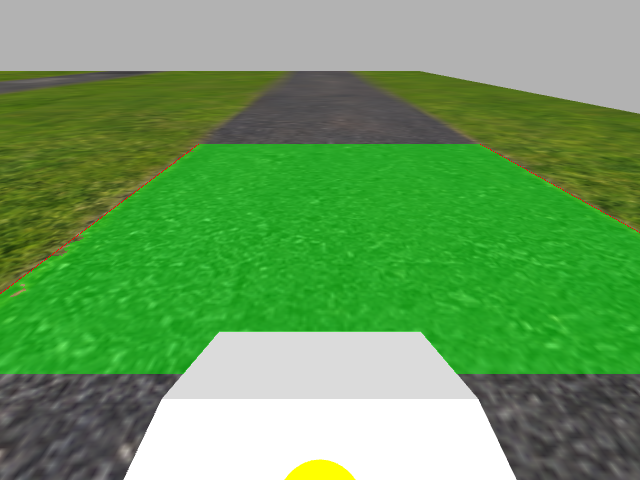
#> input picture fcv/test/frames/gazebo_camera_rgb8_001_detection.png, 640 x 480 px
$ python -i perception.py   (imports and definitions only)   (older library calls are emulated)
#> lines starting #> are read from the running program, lines starting #| are printed output that depends on the picture; after the words box and inside, x2 and y2 are one past the last pixel; in counts of white or black regions, pixels touching at a corner belong together
"""Serial Python implementation of the FCV traversability pipeline."""

from dataclasses import dataclass
import math

import cv2
import numpy as np


# Keep OpenCV kernels serial as required by this implementation.
# [1 line not run here, left out]


NO_BOUNDARY = 0
LEFT_ONLY = 1
RIGHT_ONLY = 2
VALID_PAIR = 3
PAIR_REJECTED = 4
LOW_CONFIDENCE = 5

THETA_BINS = 180
MAX_CANDIDATES = 24
SUPPORT_RADIUS = 2


@dataclass(frozen=True)
class PerceptionResult:
    """Boundary validity and confidence scores for one image."""

    validity: int = NO_BOUNDARY
    confidence: float = 0.0
    left_confidence: float = 0.0
    right_confidence: float = 0.0


@dataclass(frozen=True)
class PipelineOutputs:
    """Intermediate and final single-channel pipeline images."""

    gray: np.ndarray
    denoised: np.ndarray
    edges: np.ndarray
    road_mask: np.ndarray
    hough_lines: np.ndarray
    boundary_mask: np.ndarray
    traversable_mask: np.ndarray


@dataclass
class _Candidate:
    theta: int
    rho: int
    votes: int
    x_top: float
    x_bottom: float
    orientation: float = 0.0
    support: float = 0.0
    score: float = 0.0


def _vehicle_mask(width, height):
    mask = np.zeros((height, width), dtype=bool)
    vehicle_top = height * 78 // 100
    vehicle_bottom = height - 1
    center = np.float32(width) * np.float32(0.5)
    top_half_width = np.float32(width) * np.float32(0.12)
    bottom_half_width = np.float32(width) * np.float32(0.21)

    for y in range(vehicle_top, height):
        if vehicle_bottom > vehicle_top:
            ratio = np.float32(y - vehicle_top) / np.float32(
                vehicle_bottom - vehicle_top
            )
        else:
            ratio = np.float32(1.0)
        half_width = top_half_width + (
            bottom_half_width - top_half_width
        ) * ratio
        left = int(center - half_width)
        right = int(center + half_width)
        mask[y, max(0, left):min(width, right + 1)] = True

    return mask


def rgb8_to_gray(rgb):
    """Convert a contiguous RGB8 image with the original coefficients."""
    _validate_rgb8(rgb)
    rgb_float = rgb.astype(np.float32)
    luminance = (
        np.float32(0.299) * rgb_float[:, :, 0]
        + np.float32(0.587) * rgb_float[:, :, 1]
        + np.float32(0.114) * rgb_float[:, :, 2]
    )
    return (luminance + np.float32(0.5)).astype(np.uint8)


def _validate_rgb8(rgb):
    if not isinstance(rgb, np.ndarray):
        raise TypeError('rgb must be a NumPy array')
    if rgb.dtype != np.uint8 or rgb.ndim != 3 or rgb.shape[2] != 3:
        raise ValueError('rgb must have dtype uint8 and shape (height, width, 3)')
    if rgb.shape[0] <= 0 or rgb.shape[1] <= 0:
        raise ValueError('rgb dimensions must be positive')


def _sobel_edges(image):
    gx = cv2.Sobel(
        image, cv2.CV_16S, 1, 0, ksize=3,
        borderType=cv2.BORDER_CONSTANT,
    )
    gy = cv2.Sobel(
        image, cv2.CV_16S, 0, 1, ksize=3,
        borderType=cv2.BORDER_CONSTANT,
    )
    magnitude = np.abs(gx.astype(np.int32)) + np.abs(gy.astype(np.int32))
    edges = np.where(magnitude > 120, 255, 0).astype(np.uint8)
    edges[0, :] = 0
    edges[-1, :] = 0
    edges[:, 0] = 0
    edges[:, -1] = 0
    return edges


def _road_candidate_mask(rgb, gray, vehicle_mask):
    channels = rgb.astype(np.int16)
    red = channels[:, :, 0]
    green = channels[:, :, 1]
    blue = channels[:, :, 2]
    saturation = channels.max(axis=2) - channels.min(axis=2)
    green_excess = green - ((red + blue) // 2)
    road = (
        (gray > 35)
        & (gray < 215)
        & (saturation < 90)
        & (green_excess < 18)
        & ~vehicle_mask
    )
    return road.astype(np.uint8) * 255


def _color_boundary_evidence(road_mask, debug_edges):
    height, width = road_mask.shape
    evidence = np.zeros_like(road_mask)
    top = height * 25 // 100
    bottom = height * 78 // 100 - 1
    center = width // 2

    if bottom < top:
        return evidence

    rows = road_mask[top:bottom + 1] != 0
    row_count = rows.shape[0]
    left = np.zeros(row_count, dtype=np.intp)
    right = np.full(row_count, width - 1, dtype=np.intp)

    if center > 0:
        blocked_left = ~rows[:, :center]
        has_blocked_left = np.any(blocked_left, axis=1)
        distance = np.argmax(blocked_left[:, ::-1], axis=1)
        left[has_blocked_left] = center - distance[has_blocked_left]

    if center + 1 < width:
        blocked_right = ~rows[:, center + 1:]
        has_blocked_right = np.any(blocked_right, axis=1)
        distance = np.argmax(blocked_right, axis=1)
        right[has_blocked_right] = center + distance[has_blocked_right]

    accepted = rows[:, center] & (right - left >= width // 12)
    image_rows = np.arange(top, bottom + 1)
    left_points = accepted & (left > 0)
    right_points = accepted & (right < width - 1)

    evidence[image_rows[left_points], left[left_points]] = 255
    debug_edges[image_rows[left_points], left[left_points]] = 255
    evidence[image_rows[right_points], right[right_points]] = 255
    debug_edges[image_rows[right_points], right[right_points]] = 255

    return evidence


def _line_x(rho, sine, cosine, y):
    return (rho - y * sine) / cosine


# [119 lines left out: functions _orientation_score, _lround, _draw_candidate, _edge_support, _add_candidate, _is_local_peak and 1 more, not called in this run]


def _detect_boundaries(evidence, road_mask):
    height, width = road_mask.shape
    top = height * 25 // 100
    bottom = height * 78 // 100 - 1
    hough_lines = np.zeros_like(road_mask)
    boundary_mask = np.zeros_like(road_mask)
    traversable_mask = np.zeros_like(road_mask)

    if bottom <= top or width < 8:
        return PerceptionResult(), hough_lines, boundary_mask, traversable_mask

    diagonal = math.ceil(math.hypot(width, height))
    rho_bins = diagonal * 2 + 1
    cosines = [math.cos(theta * math.pi / 180.0)
               for theta in range(THETA_BINS)]
    sines = [math.sin(theta * math.pi / 180.0)
             for theta in range(THETA_BINS)]
    accumulator = np.zeros((THETA_BINS, rho_bins), dtype=np.int32)

    points = np.argwhere(evidence[top:bottom + 1] != 0)
    if points.size:
        y_values = (points[:, 0] + top).astype(np.float64)[:, None]
        x_values = points[:, 1].astype(np.float64)[:, None]
        cosine_array = np.asarray(cosines)[None, :]
        sine_array = np.asarray(sines)[None, :]
        rho_indices = (
            x_values * cosine_array
            + y_values * sine_array
            + diagonal
            + 0.5
        ).astype(np.intp)
        theta_indices = np.broadcast_to(
            np.arange(THETA_BINS), rho_indices.shape
        )
        valid = (rho_indices >= 0) & (rho_indices < rho_bins)
        np.add.at(
            accumulator,
            (theta_indices[valid], rho_indices[valid]),
            1,
        )

    left = []
    right = []
    minimum_votes = (bottom - top + 1) * 12 // 100
    for theta in range(THETA_BINS):
        if abs(cosines[theta]) < 0.35:
            continue
        possible_rhos = np.flatnonzero(
            accumulator[theta] >= minimum_votes
        )
        for rho_value in possible_rhos:
            rho_index = int(rho_value)
            votes = int(accumulator[theta, rho_index])
            if not _is_local_peak(accumulator, theta, rho_index):
                continue
            rho = rho_index - diagonal
            x_top = _line_x(rho, sines[theta], cosines[theta], top)
            x_bottom = _line_x(rho, sines[theta], cosines[theta], bottom)
            anchor = x_top
            if (
                x_top < 0
                or x_top >= width
                or anchor < 0.12 * width
                or anchor > 0.88 * width
            ):
                continue
            candidate = _Candidate(
                theta=theta,
                rho=rho_index,
                votes=votes,
                x_top=x_top,
                x_bottom=x_bottom,
            )
            candidate.support = _edge_support(
                evidence, candidate, top, bottom
            )
            if candidate.support < 0.45:
                continue
            is_left = anchor < width * 0.5
            candidate.orientation = _orientation_score(
                x_top, x_bottom, top, bottom, is_left
            )
            vote_score = min(1.0, votes / (bottom - top + 1))
            candidate.score = (
                0.55 * candidate.orientation
                + 0.35 * candidate.support
                + 0.10 * vote_score
            )
            _add_candidate(left if is_left else right, candidate)

    if left:
        _draw_candidate(hough_lines, left[0], top, bottom)
    if right:
        _draw_candidate(hough_lines, right[0], top, bottom)

    left_confidence = left[0].score if left else 0.0
    right_confidence = right[0].score if right else 0.0
    selected_left = None
    selected_right = None
    best_score = -1.0
    for left_candidate in left:
        for right_candidate in right:
            geometry = _pair_geometry(
                left_candidate, right_candidate, width, top, bottom
            )
            if geometry < 0:
                continue
            score = (
                0.40 * left_candidate.score
                + 0.40 * right_candidate.score
                + 0.20 * geometry
            )
            if score > best_score:
                best_score = score
                selected_left = left_candidate
                selected_right = right_candidate

    if selected_left is not None and best_score >= 0.65:
        _draw_candidate(boundary_mask, selected_left, top, bottom)
        _draw_candidate(boundary_mask, selected_right, top, bottom)
        left_slope = (
            (selected_left.x_bottom - selected_left.x_top) / (bottom - top)
        )
        right_slope = (
            (selected_right.x_bottom - selected_right.x_top) / (bottom - top)
        )
        for y in range(top, bottom + 1):
            start = max(0, min(
                width - 1,
                math.ceil(selected_left.x_top + (y - top) * left_slope),
            ))
            end = max(0, min(
                width - 1,
                math.floor(selected_right.x_top + (y - top) * right_slope),
            ))
            row_is_road = road_mask[y, start:end + 1] != 0
            traversable_mask[y, start:end + 1][row_is_road] = 255
        result = PerceptionResult(
            validity=VALID_PAIR,
            confidence=float(np.float32(best_score)),
            left_confidence=float(np.float32(selected_left.score)),
            right_confidence=float(np.float32(selected_right.score)),
        )
    elif left and right:
        validity = LOW_CONFIDENCE if best_score >= 0 else PAIR_REJECTED
        result = PerceptionResult(
            validity=validity,
            confidence=float(np.float32(max(0.0, best_score))),
            left_confidence=float(np.float32(left_confidence)),
            right_confidence=float(np.float32(right_confidence)),
        )
    elif left or right:
        candidate = left[0] if left else right[0]
        _draw_candidate(boundary_mask, candidate, top, bottom)
        result = PerceptionResult(
            validity=LEFT_ONLY if left else RIGHT_ONLY,
            confidence=float(np.float32(candidate.score)),
            left_confidence=float(np.float32(left_confidence)),
            right_confidence=float(np.float32(right_confidence)),
        )
    else:
        result = PerceptionResult()

    return result, hough_lines, boundary_mask, traversable_mask


def process_traversability_pipeline(rgb):
    """Run the unchanged FCV algorithm on one RGB8 NumPy image."""
    _validate_rgb8(rgb)
    rgb = np.ascontiguousarray(rgb)
    height, width = rgb.shape[:2]
    vehicle_mask = _vehicle_mask(width, height)
    gray = rgb8_to_gray(rgb)
    denoised = cv2.blur(
        gray, (3, 3), borderType=cv2.BORDER_REPLICATE
    )
    edges = _sobel_edges(denoised)
    road_mask = _road_candidate_mask(rgb, gray, vehicle_mask)
    evidence = _color_boundary_evidence(road_mask, edges)
    result, hough_lines, boundary_mask, traversable_mask = (
        _detect_boundaries(evidence, road_mask)
    )
    boundary_mask[vehicle_mask] = 0
    traversable_mask[vehicle_mask] = 0

    outputs = PipelineOutputs(
        gray=gray,
        denoised=denoised,
        edges=edges,
        road_mask=road_mask,
        hough_lines=hough_lines,
        boundary_mask=boundary_mask,
        traversable_mask=traversable_mask,
    )
    return result, outputs

>>> import cv2
>>> picture = cv2.imread('../test/frames/gazebo_camera_rgb8_001_detection.png')
#> picture is the input picture: shape (480, 640, 3); mean B, G, R 96.1, 157.2, 107.1
>>> result = process_traversability_pipeline(picture)
#> after the loop in _vehicle_mask, `for y in range(vehicle_top, height):`:
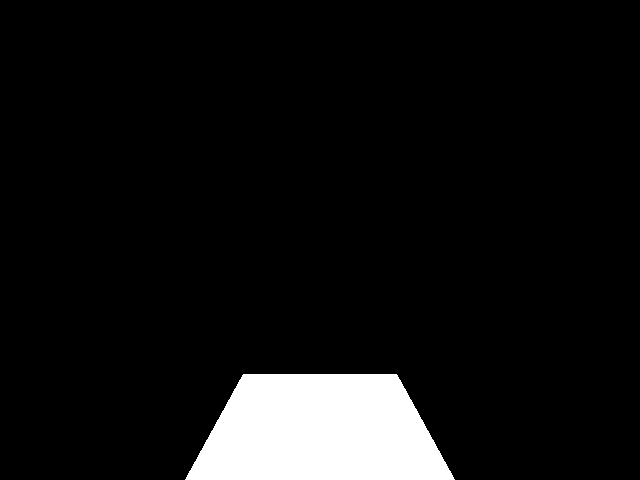
#> mask: shape (480, 640) bool; 7.3% white; 1 white region, box (x1, y1, x2, y2) and area: (185, 374, 455, 480) 22493
#> in _sobel_edges, `edges = np.where(magnitude > 120, 255, 0).astype(np.uint8)`: edges: shape (480, 640); 2.7% white; 146 white regions (129 under 20 px), largest, box (x1, y1, x2, y2) and area: (0, 0, 640, 480) 6980, (150, 144, 200, 182) 92, (107, 186, 145, 214) 65
#> in _sobel_edges, `edges[:, -1] = 0`: edges: shape (480, 640); 1.9% white; 155 white regions (135 under 20 px), largest, box (x1, y1, x2, y2) and area: (1, 69, 639, 115) 2317, (122, 330, 518, 479) 2007, (284, 458, 356, 479) 259
#> in _road_candidate_mask, `blue = channels[:, :, 2]`:
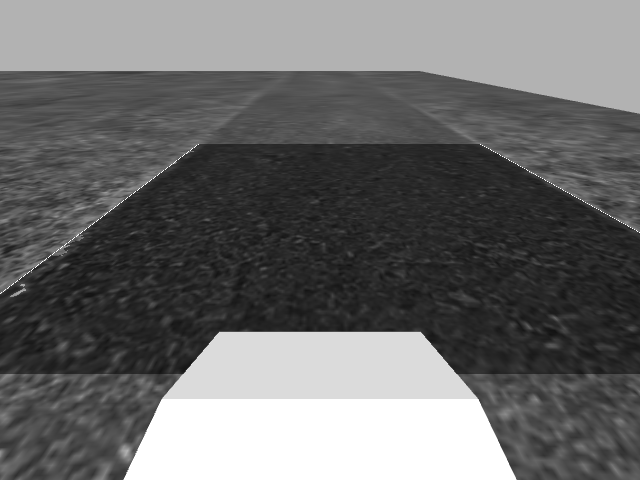
#> blue: shape (480, 640) int16; min 18, max 255, mean 107.1
#> in _road_candidate_mask, `saturation = channels.max(axis=2) - channels.min(axis=2)`:
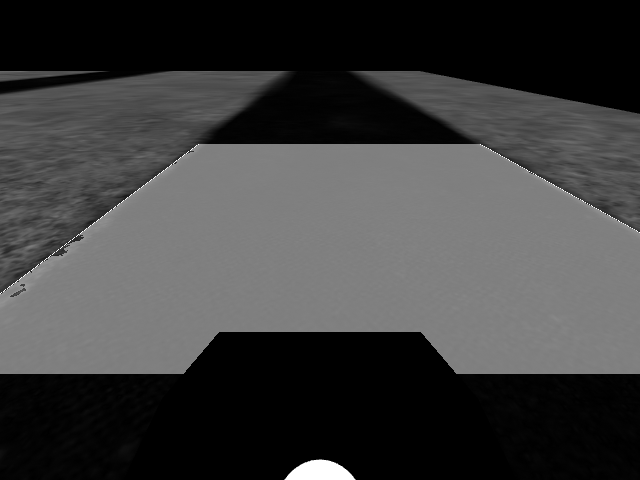
#> saturation: shape (480, 640) int16; min 0, max 255, mean 62
#> in _road_candidate_mask, `green_excess = green - ((red + blue) // 2)`:
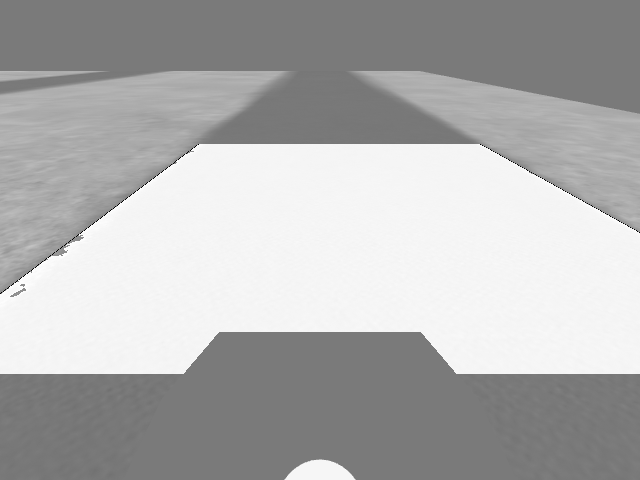
#> green_excess: shape (480, 640) int16; min -127, max 137, mean 55.8; drawn with min black and max white
#> in _road_candidate_mask, `road = ( (gray > 35) & (gray < 215) & (saturation < 90) & (green_exces..`: road: shape (480, 640) bool; 31.2% white; 33 white regions (26 under 20 px), largest, box (x1, y1, x2, y2) and area: (0, 0, 640, 146) 63999, (457, 374, 640, 480) 15891, (0, 374, 183, 480) 15881
#> in _color_boundary_evidence, `rows = road_mask[top:bottom + 1] != 0`:
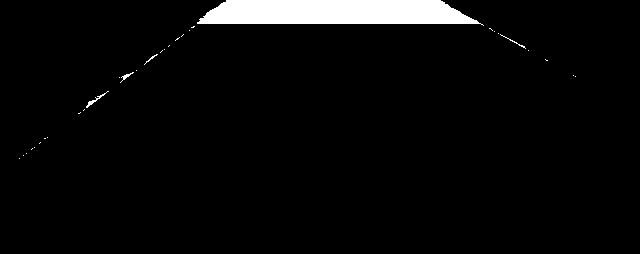
#> rows: shape (254, 640) bool; 3.8% white; 31 white regions (26 under 20 px), largest, box (x1, y1, x2, y2) and area: (197, 0, 484, 26) 6018, (86, 91, 109, 108) 61, (120, 72, 134, 83) 36, (500, 34, 526, 49) 35, (144, 54, 158, 65) 24
#> in _color_boundary_evidence, `blocked_left = ~rows[:, :center]`: blocked_left: shape (254, 320) bool; 96.6% white; 23 black regions (19 under 20 px), largest, box (x1, y1, x2, y2) and area: (197, 0, 320, 24) 2643, (86, 91, 109, 108) 61, (120, 72, 134, 83) 36, (144, 54, 158, 65) 24
#> in _color_boundary_evidence, `distance = np.argmax(blocked_left[:, ::-1], axis=1)`: distance = 254 values, max 123 at index 22, min 0 at index 24, mean 10.41
#> in _color_boundary_evidence, `blocked_right = ~rows[:, center + 1:]`:
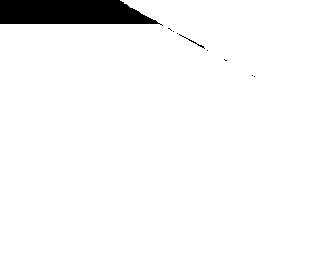
#> blocked_right: shape (254, 319) bool; 95.8% white; 9 black regions (7 under 20 px), largest, box (x1, y1, x2, y2) and area: (0, 0, 163, 26) 3351, (179, 34, 205, 49) 35
#> in _color_boundary_evidence, `distance = np.argmax(blocked_right, axis=1)`: distance = 254 values, max 160 at index 23, min 0 at index 24, mean 13.18
#> in process_traversability_pipeline, `evidence = _color_boundary_evidence(road_mask, edges)`: evidence: shape (480, 640); 0.02% white in thin lines or dots, all inside (x1, y1, x2, y2) = (197, 120, 481, 144)
#> in _detect_boundaries, `points = np.argwhere(evidence[top:bottom + 1] != 0)`: points = 48 pairs, first value 0 to 23, second value 197 to 480
#> in _detect_boundaries, `y_values = (points[:, 0] + top).astype(np.float64)[:, None]`: y_values = 48 values from 120 to 143
#> in _detect_boundaries, `x_values = points[:, 1].astype(np.float64)[:, None]`: x_values = 48 values, max 480 at index 47, min 197 at index 44, mean 334.7
#> in _detect_boundaries, `valid = (rho_indices >= 0) & (rho_indices < rho_bins)`: valid: shape (48, 180) bool; every value is 1
#> in _detect_boundaries, `np.add.at( accumulator, (theta_indices[valid], rho_indices[valid]), 1, )`:
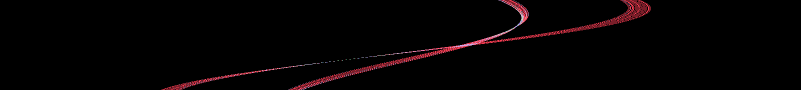
#> accumulator: shape (180, 1601) int32 (shown at 1/2 size); 16 distinct labels, from 0 to 18; one colour per label, 0 black
#> in process_traversability_pipeline, `result, hough_lines, boundary_mask, traversable_mask = ( _detect_bound..`: hough_lines: shape (480, 640); every value is 0

$ run again, on fcv/test/frames/gazebo_camera_rgb8_failing_001_detection.png
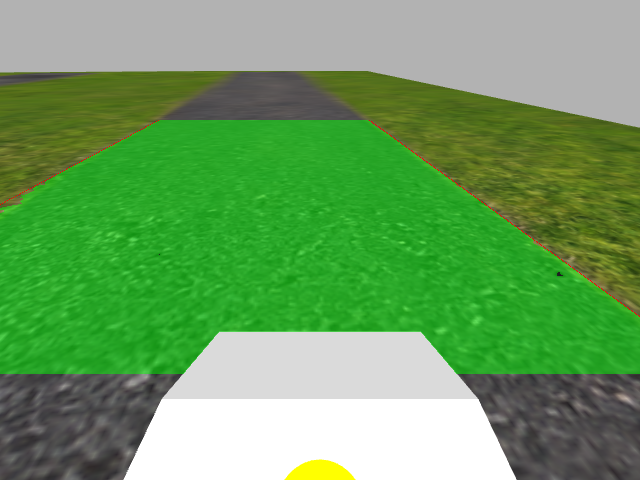
#> input picture fcv/test/frames/gazebo_camera_rgb8_failing_001_detection.png, 640 x 480 px
#> picture is the input picture: shape (480, 640, 3); mean B, G, R 96.7, 159.5, 107.8
#> in _sobel_edges, `edges = np.where(magnitude > 120, 255, 0).astype(np.uint8)`:
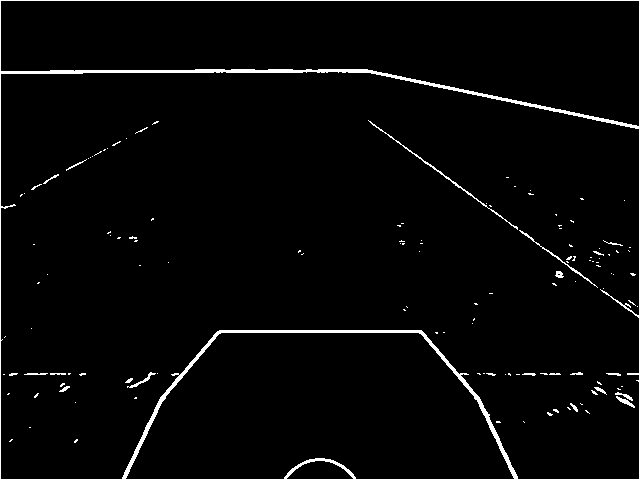
#> edges: shape (480, 640); 2.8% white; 131 white regions (110 under 20 px), largest, box (x1, y1, x2, y2) and area: (0, 0, 640, 480) 6838, (368, 120, 518, 230) 300, (519, 230, 598, 288) 167
#> road: shape (480, 640) bool; 30.1% white; 29 white regions (21 under 20 px), largest, box (x1, y1, x2, y2) and area: (0, 0, 640, 127) 53250, (457, 374, 640, 480) 15883, (0, 374, 183, 480) 15881
#> rows: shape (254, 640) bool; 0.26% white; 25 white regions (21 under 20 px), largest, box (x1, y1, x2, y2) and area: (606, 0, 640, 7) 137, (489, 86, 529, 115) 100, (602, 168, 640, 196) 77, (562, 138, 572, 146) 26
#> blocked_left: shape (254, 320) bool; 100% white; black in thin lines or dots, all inside (x1, y1, x2, y2) = (61, 0, 158, 52)
#> distance = 254 values from 0 to 0
#> in _color_boundary_evidence, `blocked_right = ~rows[:, center + 1:]`:
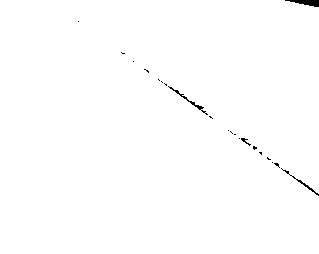
#> blocked_right: shape (254, 319) bool; 99.5% white; 21 black regions (17 under 20 px), largest, box (x1, y1, x2, y2) and area: (285, 0, 319, 7) 137, (168, 86, 208, 115) 100, (281, 168, 319, 196) 77, (241, 138, 251, 146) 26
#> evidence: shape (480, 640); every value is 0
#> points = empty array
